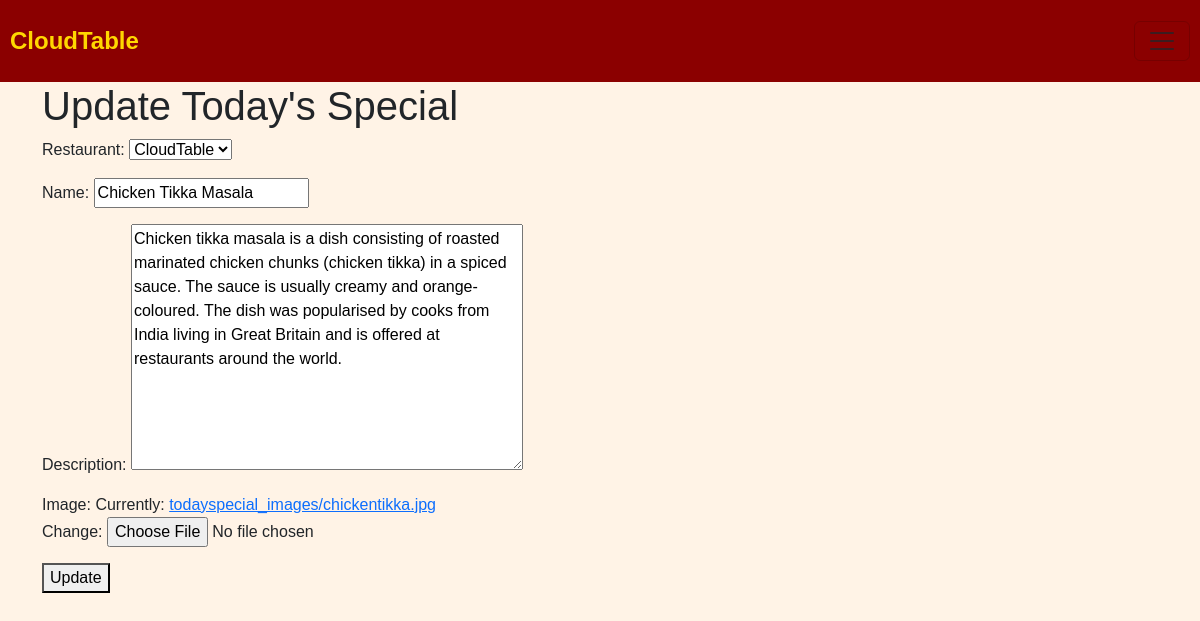
Page /todayspecial/update/1/ on the committed database.
### home/models.py (models this page shows, shortened)
class Todayspecial(models.Model):
    restaurant = models.ForeignKey(Restaurant, on_delete=models.CASCADE)
    name = models.CharField(max_length=100)
    description = models.TextField()
    image = models.ImageField(upload_to='todayspecial_images/')

class Restaurant(models.Model):
    name = models.CharField(max_length=100)
    address = models.CharField(max_length=100)
    opening_hours = models.CharField(max_length=100)
    cuisines = models.CharField(max_length=100)
    location = models.CharField(max_length=100)
    directions = models.TextField()
    def __str__(self):
        return self.name

### home/views.py (the view)
# urls.py: path('todayspecial/update/<int:pk>/', views.update_todays_special, name='update_todays_special'),
def update_todays_special(request, pk):
    special = Todayspecial.objects.get(pk=pk)
    if request.method == 'POST':
        form = TodayspecialForm(request.POST, instance=special)
        if form.is_valid():
            form.save()
            return redirect('todays_special')
    else:
        form = TodayspecialForm(instance=special)
    context = {'form': form}
    return render(request, 'update_todayspecial.html', context)

### home/forms.py
class TodayspecialForm(forms.ModelForm):
    class Meta:
        model = Todayspecial
        fields = ['restaurant', 'name', 'description', 'image']

### templates/update_todayspecial.html (shortened to what this page needs)
{% extends 'base.html' %}
{% block body %}
<div class="container ms-auto">
  <h1>Update Today's Special</h1>
  <form method="POST">
    {{ form.as_p }}
    <button type="submit">Update</button>
  </form>
</div>
{% endblock %}

### templates/base.html (style rules this page uses)
body { padding-bottom:30px; font-family: 'Arial', sans-serif; background-color: #fff3e6; }

### rows in the picture
Todayspecial: restaurant "CloudTable", description "Chicken tikka masala is a dish consisting of roasted marinated chicken chunks (chicken tikka) in a spiced sauce. The sauce is usually creamy and orange-coloured. The dish was popularised by cooks from India living in Great Britain and is offered at restaurants around the world."
Restaurant: name "Chicken Tikka Masala"
